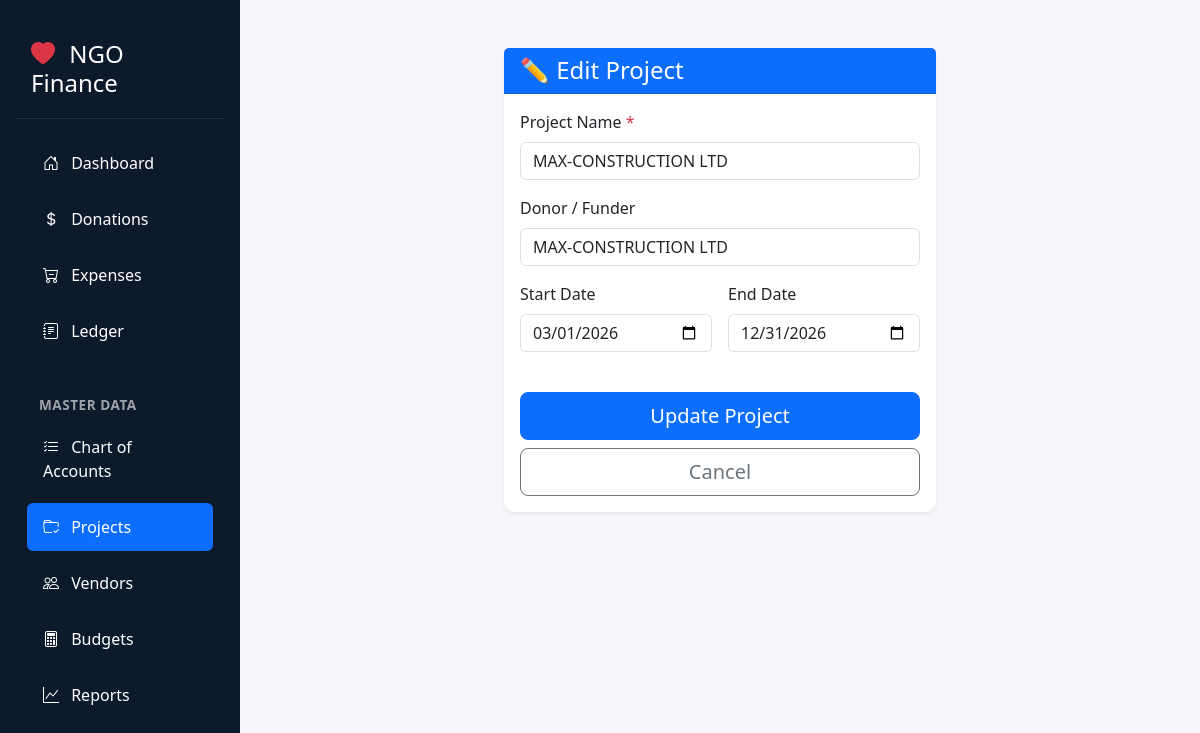
The page /edit-project/2 on the database its author committed.
### tables this page shows
CREATE TABLE projects (
            id INTEGER PRIMARY KEY AUTOINCREMENT,
            project_name TEXT UNIQUE NOT NULL,
            donor TEXT,
            start_date TEXT,
            end_date TEXT
        );

### main.py (the view)
@app.get("/edit-project/{project}", response_class=HTMLResponse)
async def edit_project_form(request: Request, project: int):
    with get_db() as conn:
        project = conn.execute(
            "SELECT * FROM projects WHERE id = ?",
            (project,)
        ).fetchone()
        if not project:
            raise HTTPException(status_code=404, detail="Project not found")
    return templates.TemplateResponse(
        "project_form.html",
        {
            "request": request,
            "project": project,
            "error": None
        }
    )

### templates/project_form.html (shortened to what this page needs)
{% extends "base.html" %}
{% block content %}
<div class="container-fluid mt-4">
    <div class="row justify-content-center">
        <div class="col-lg-8 col-xl-6">
            <div class="card shadow-sm">
                <div class="card-header bg-primary text-white">
                    <h4 class="mb-0">
                        {% if project %}✏️ Edit Project{% else %}➕ Add New Project{% endif %}
                    </h4>
                </div>
                <div class="card-body">
                    <form method="post">
                        <div class="mb-3">
                            <label for="project_name" class="form-label">Project Name <span class="text-danger">*</span></label>
                            <input type="text" class="form-control" id="project_name" name="project_name" required
                                   value="{{ project.project_name if project else (form_data.project_name if form_data else '') }}">
                        </div>
                        <div class="mb-3">
                            <label for="donor" class="form-label">Donor / Funder</label>
                            <input type="text" class="form-control" id="donor" name="donor"
                                   value="{{ project.donor if project else (form_data.donor if form_data else '') }}">
                        </div>
                        <div class="row g-3">
                            <div class="col-md-6 mb-3">
                                <label for="start_date" class="form-label">Start Date</label>
                                <input type="date" class="form-control" id="start_date" name="start_date"
                                       value="{{ project.start_date if project else (form_data.start_date if form_data else '') }}">
                            </div>
                            <div class="col-md-6 mb-3">
                                <label for="end_date" class="form-label">End Date</label>
                                <input type="date" class="form-control" id="end_date" name="end_date"
                                       value="{{ project.end_date if project else (form_data.end_date if form_data else '') }}">
                            </div>
                        </div>
                        <div class="mt-4 d-grid gap-2">
                            <button type="submit" class="btn btn-primary btn-lg">
                                {% if project %}Update Project{% else %}Create Project{% endif %}
                            </button>
                            <a href="/projects" class="btn btn-outline-secondary btn-lg">
                                Cancel
                            </a>
                        </div>
                    </form>
                </div>
            </div>
        </div>
    </div>
</div>
{% endblock %}

### static/style.css (style rules this page uses)
body { background-color: #f4f6f9; font-family: 'Segoe UI', Tahoma, Geneva, Verdana, sans-serif; color: #333; }
.card { border-radius: 0.7rem; box-shadow: 0 4px 12px rgba(0, 0, 0, 0.08); border: none; }

### templates/base.html (style rules this page uses)
:root { --sidebar-width: 240px; --sidebar-bg: #0d1a2b; --sidebar-hover: #1e3a5f; --active-bg: #2c5282; }
body { min-height: 100vh; background-color: #f5f7fa; }

### rows shown on the page
projects: project_name "MAX-CONSTRUCTION LTD", donor "MAX-CONSTRUCTION LTD", start_date "03/01/2026", end_date "12/31/2026"
